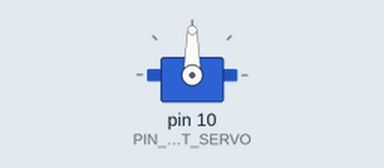
The sketch below on a simulated Arduino Uno, built with avr-gcc and run on an emulated ATmega328P. Shown: servo.

Above: at 0.1 s.
At 1.1 s:
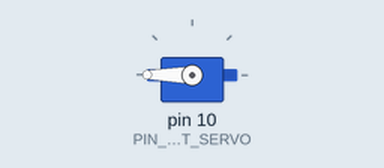
Timing chart, 0 to 2.6 s (numbered marks = the images above):
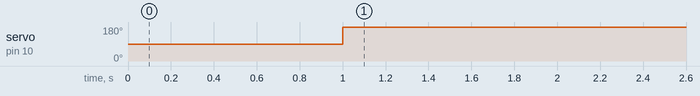

The sketch:

testing_servo_mg99R.ino
```cpp
#include <Servo.h>

#define PIN_TEST_SERVO 10

Servo TestServo;

void setup()
{
  TestServo.attach(PIN_TEST_SERVO);
  TestServo.write(90);
  delay(1000);
}

void loop()
{
  // for (int angle = 0; angle <= 180; angle += 2)
  // {
  //   TestServo.write(angle);
  //   delay(15);
  // }

  // for (int angle = 180; angle >= 0; angle -= 2)
  // {
  //   TestServo.write(angle);
  //   delay(15);
  // }
  TestServo.write(180);
}
```

MPU6050_getdata.cpp
```cpp
/*
 * @Author: ELEGOO
 * @Date: 2019-10-22 11:59:09
 * @LastEditTime: 2020-06-19 11:57:50
 * @LastEditors: Changhua
 * @Description: conqueror robot tank
 * @FilePath:
 */

#include "I2Cdev.h"
#include "MPU6050.h"
#include "Wire.h"
#include "MPU6050_getdata.h"
//#include "MsTimer2.h"
#include <stdio.h>
#include <math.h>

MPU6050 accelgyro;
MPU6050_getdata MPU6050Getdata;

// static void MsTimer2_MPU6050getdata(void)
// {
//   sei();
//   int16_t ax, ay, az, gx, gy, gz;
//   accelgyro.getMotion6(&ax, &ay, &az, &gx, &gy, &gz); //读取六轴原始数值
//   float gyroz = -(gz - MPU6050Getdata.gzo) / 131 * 0.005f;
//   MPU6050Getdata.yaw += gyroz;
// }

bool MPU6050_getdata::MPU6050_dveInit(void)
{
  Wire.begin();
  uint8_t chip_id = 0x00;
  uint8_t cout;
  do
  {
    chip_id = accelgyro.getDeviceID();

    delay(10);
    cout += 1;
    if (cout > 10)
    {
      return true;
    }
  } while (chip_id == 0X00 || chip_id == 0XFF); //确保从机设备在线（强行等待 获取 ID ）
  accelgyro.initialize();
  // unsigned short times = 100; //采样次数
  // for (int i = 0; i < times; i++)
  // {
  //   gz = accelgyro.getRotationZ();
  //   gzo += gz;
  // }
  // gzo /= times; //计算陀螺仪偏移
  return false;
}
bool MPU6050_getdata::MPU6050_calibration(void)
{
  unsigned short times = 100; //采样次数
  for (int i = 0; i < times; i++)
  {
    gz = accelgyro.getRotationZ();
    gzo += gz;
  }
  gzo /= times; //计算陀螺仪偏移

  // gzo = accelgyro.getRotationZ();
  return false;
}
bool MPU6050_getdata::MPU6050_dveGetEulerAngles(float *Yaw)
{
  unsigned long now = millis();   //当前时间(ms)
  dt = (now - lastTime) / 1000.0; //微分时间(s)
  lastTime = now;                 //上一次采样时间(ms)
  gz = accelgyro.getRotationZ();
  float gyroz = -(gz - gzo) / 131.0 * dt; //z轴角速度
  if (fabs(gyroz) < 0.05)
  {
    gyroz = 0.00;
  }
  agz += gyroz; //z轴角速度积分
  *Yaw = agz;
  return false;
}

bool MPU6050_getdata::MPU6050_dveGetEulerAngles(float *Yaw, float *Pitch)
{
  unsigned long now = millis();   //当前时间(ms)
  dt = (now - lastTime) / 1000.0; //微分时间(s)
  lastTime = now;                 //上一次采样时间(ms)
  gz = accelgyro.getRotationZ();
  float gyroz = -(gz - gzo) / 131.0 * dt; //z轴角速度
  if (fabs(gyroz) < 0.05)
  {
    gyroz = 0.00;
  }
  agz += gyroz; //z轴角速度积分
  *Yaw = agz;

  // 2. Calculate Pitch using the Accelerometer
  if (Pitch != nullptr) {
      // Read raw accelerometer values
      int16_t ax, ay, az;
      accelgyro.getAcceleration(&ax, &ay, &az);

      // Apply the trigonometry formula to get Pitch in degrees
      // We use atan2 for a full 360-degree resolution, converted to degrees
      *Pitch = atan2(-ax, sqrt((long)ay * ay + (long)az * az)) * (180.0 / M_PI);
  }


  return false;
}
```

MPU6050_getdata.h
```cpp
/*
 * @Author: ELEGOO
 * @Date: 2019-10-22 11:59:09
 * @LastEditTime: 2020-06-12 17:22:13
 * @LastEditors: Changhua
 * @Description: conqueror robot tank
 * @FilePath:
 */
#ifndef _MPU6050_getdata_H_
#define _MPU6050_getdata_H_
#include <Arduino.h>
class MPU6050_getdata
{
public:
  bool MPU6050_dveInit(void);
  bool MPU6050_calibration(void);
  bool MPU6050_dveGetEulerAngles(float *Yaw);
  bool MPU6050_dveGetEulerAngles(float *Yaw, float *Pitch);

public:
  //int16_t ax, ay, az, gx, gy, gz;
  int16_t gz;
  //float pith, roll, yaw;
  unsigned long now, lastTime = 0;
  float dt;      //微分时间
  float agz = 0; //角度变量
  long gzo = 0;  //陀螺仪偏移量
};

extern MPU6050_getdata MPU6050Getdata;
#endif
```

DeviceDriverSet_xxx0.cpp
```cpp
/*
 * @Author: ELEGOO
 * @Date: 2019-10-22 11:59:09
 * @LastEditTime: 2020-12-18 11:42:40
 * @LastEditors: Changhua
 * @Description: conqueror robot tank
 * @FilePath:
 */
#include "DeviceDriverSet_xxx0.h"
//#include "PinChangeInt.h"
#include <avr/wdt.h>

static void
delay_xxx(uint16_t _ms) {
  wdt_reset();
  for (unsigned long i = 0; i < _ms; i++) {
    delay(1);
  }
}
/*RBG LED*/
static uint32_t Color(uint8_t r, uint8_t g, uint8_t b) {
  return (((uint32_t)r << 16) | ((uint32_t)g << 8) | b);
}
void DeviceDriverSet_RBGLED::DeviceDriverSet_RBGLED_xxx(uint16_t Duration, uint8_t Traversal_Number, CRGB colour) {
  if (NUM_LEDS < Traversal_Number) {
    Traversal_Number = NUM_LEDS;
  }
  for (int Number = 0; Number < Traversal_Number; Number++) {
    leds[Number] = colour;
    FastLED.show();
    delay_xxx(Duration);
  }
}
void DeviceDriverSet_RBGLED::DeviceDriverSet_RBGLED_Init(uint8_t set_Brightness) {
  FastLED.addLeds<NEOPIXEL, PIN_RBGLED>(leds, NUM_LEDS);
  FastLED.setBrightness(set_Brightness);
}

void DeviceDriverSet_RBGLED::DeviceDriverSet_RBGLED_Color(uint8_t LED_s, uint8_t r, uint8_t g, uint8_t b) {
  if (LED_s > NUM_LEDS)
    return;
  if (LED_s == NUM_LEDS) {
    FastLED.showColor(Color(r, g, b));
  } else {
    leds[LED_s] = Color(r, g, b);
  }
  FastLED.show();
}

/*Key*/
uint8_t DeviceDriverSet_Key::keyValue = 0;

static void attachPinChangeInterrupt_GetKeyValue(void) {
  DeviceDriverSet_Key Key;
  static uint32_t keyValue_time = 0;
  static uint8_t keyValue_temp = 0;
  if ((millis() - keyValue_time) > 500) {
    keyValue_temp++;
    keyValue_time = millis();
    if (keyValue_temp > keyValue_Max) {
      keyValue_temp = 0;
    }
    Key.keyValue = keyValue_temp;
  }
}
void DeviceDriverSet_Key::DeviceDriverSet_Key_Init(void) {
  pinMode(PIN_Key, INPUT_PULLUP);
  //attachPinChangeInterrupt(PIN_Key, attachPinChangeInterrupt_GetKeyValue, FALLING);
  attachInterrupt(0, attachPinChangeInterrupt_GetKeyValue, FALLING);
}

#if _Test_DeviceDriverSet
void DeviceDriverSet_Key::DeviceDriverSet_Key_Test(void) {
}
#endif

void DeviceDriverSet_Key::DeviceDriverSet_key_Get(uint8_t *get_keyValue) {
  *get_keyValue = keyValue;
}

/*ITR20001 Detection*/
bool DeviceDriverSet_ITR20001::DeviceDriverSet_ITR20001_Init(void) {
  pinMode(PIN_ITR20001xxxL, INPUT);
  pinMode(PIN_ITR20001xxxM, INPUT);
  pinMode(PIN_ITR20001xxxR, INPUT);
  return false;
}
int DeviceDriverSet_ITR20001::DeviceDriverSet_ITR20001_getAnaloguexxx_L(void) {
  return analogRead(PIN_ITR20001xxxL);
}
int DeviceDriverSet_ITR20001::DeviceDriverSet_ITR20001_getAnaloguexxx_M(void) {
  return analogRead(PIN_ITR20001xxxM);
}
int DeviceDriverSet_ITR20001::DeviceDriverSet_ITR20001_getAnaloguexxx_R(void) {
  return analogRead(PIN_ITR20001xxxR);
}
#if _Test_DeviceDriverSet
void DeviceDriverSet_ITR20001::DeviceDriverSet_ITR20001_Test(void) {
}
#endif

/*Voltage Detection*/
void DeviceDriverSet_Voltage::DeviceDriverSet_Voltage_Init(void) {
  pinMode(PIN_Voltage, INPUT);
  //analogReference(INTERNAL);
}
float DeviceDriverSet_Voltage::DeviceDriverSet_Voltage_getAnalogue(void) {
  //float Voltage = ((analogRead(PIN_Voltage) * 5.00 / 1024) * 7.67); //7.66666=((10 + 1.50) / 1.50)
  float Voltage = (analogRead(PIN_Voltage) * 0.0375);
  Voltage = Voltage + (Voltage * 0.08);  //补偿8%
  //return (analogRead(PIN_Voltage) * 5.00 / 1024) * ((10 + 1.50) / 1.50); //读取电压值
  return Voltage;
}

#if _Test_DeviceDriverSet
void DeviceDriverSet_Voltage::DeviceDriverSet_Voltage_Test(void) {
  //float Voltage = ((analogRead(PIN_Voltage) * 5.00 / 1024) * 7.67); //7.66666=((10 + 1.50) / 1.50)
  float Voltage = (analogRead(PIN_Voltage) * 0.0375);  //7.66666=((10 + 1.50) / 1.50)
  Voltage = Voltage + (Voltage * 0.08);                //补偿8%
  //Serial.println(analogRead(PIN_Voltage) * 4.97 / 1024);
}
#endif
/*Motor control*/
void DeviceDriverSet_Motor::DeviceDriverSet_Motor_Init(void) {
  pinMode(PIN_Motor_PWMA, OUTPUT);
  pinMode(PIN_Motor_PWMB, OUTPUT);
  pinMode(PIN_Motor_AIN_1, OUTPUT);
  pinMode(PIN_Motor_BIN_1, OUTPUT);
  pinMode(PIN_Motor_STBY, OUTPUT);
}

/*
 Motor_control：AB / 方向、速度
*/
void DeviceDriverSet_Motor::DeviceDriverSet_Motor_control(boolean direction_A, uint8_t speed_A,  //A组电机参数
                                                          boolean direction_B, uint8_t speed_B,  //B组电机参数
                                                          boolean controlED                      //AB使能允许 true
                                                          )                                      //电机控制
{
  if (controlED == control_enable)  //使能允许？
  {
    digitalWrite(PIN_Motor_STBY, HIGH);
    {  //A...Right

      switch (direction_A)  //方向控制
      {
        case direction_just:
          digitalWrite(PIN_Motor_AIN_1, HIGH);
          analogWrite(PIN_Motor_PWMA, speed_A);
          break;
        case direction_back:

          digitalWrite(PIN_Motor_AIN_1, LOW);
          analogWrite(PIN_Motor_PWMA, speed_A);
          break;
        case direction_void:
          analogWrite(PIN_Motor_PWMA, 0);
          digitalWrite(PIN_Motor_STBY, LOW);
          break;
        default:
          analogWrite(PIN_Motor_PWMA, 0);
          digitalWrite(PIN_Motor_STBY, LOW);
          break;
      }
    }

    {  //B...Left
      switch (direction_B) {
        case direction_just:
          digitalWrite(PIN_Motor_BIN_1, HIGH);

          analogWrite(PIN_Motor_PWMB, speed_B);
          break;
        case direction_back:
          digitalWrite(PIN_Motor_BIN_1, LOW);
          analogWrite(PIN_Motor_PWMB, speed_B);
          break;
        case direction_void:
          analogWrite(PIN_Motor_PWMB, 0);
          digitalWrite(PIN_Motor_STBY, LOW);
          break;
        default:
          analogWrite(PIN_Motor_PWMB, 0);
          digitalWrite(PIN_Motor_STBY, LOW);
          break;
      }
    }
  } else {
    digitalWrite(PIN_Motor_STBY, LOW);
    return;
  }
}

/*ULTRASONIC*/
//#include <NewPing.h>
// NewPing sonar(TRIGGER_PIN, ECHO_PIN, MAX_DISTANCE); // NewPing setup of pins and maximum distance.
void DeviceDriverSet_ULTRASONIC::DeviceDriverSet_ULTRASONIC_Init(void) {
  pinMode(ECHO_PIN, INPUT);  //Ultrasonic module initialization
  pinMode(TRIG_PIN, OUTPUT);
}
void DeviceDriverSet_ULTRASONIC::DeviceDriverSet_ULTRASONIC_Get(uint16_t *ULTRASONIC_Get /*out*/) {
  unsigned int tempda_x = 0;
  digitalWrite(TRIG_PIN, LOW);
  delayMicroseconds(2);
  digitalWrite(TRIG_PIN, HIGH);
  delayMicroseconds(10);
  digitalWrite(TRIG_PIN, LOW);
  tempda_x = ((unsigned int)pulseIn(ECHO_PIN, HIGH) / 58);
  // *ULTRASONIC_Get = tempda_x;

  if (tempda_x > 150) {
    *ULTRASONIC_Get = 150;
  } else {
    *ULTRASONIC_Get = tempda_x;
  }
  // sonar.ping() / US_ROUNDTRIP_CM; // Send ping, get ping time in microseconds (uS).
}

#if _Test_DeviceDriverSet
void DeviceDriverSet_ULTRASONIC::DeviceDriverSet_ULTRASONIC_Test(void) {

  unsigned int tempda = 0;
  digitalWrite(TRIG_PIN, LOW);
  delayMicroseconds(2);
  digitalWrite(TRIG_PIN, HIGH);
  delayMicroseconds(10);
  digitalWrite(TRIG_PIN, LOW);
  tempda = ((unsigned int)pulseIn(ECHO_PIN, HIGH) / 58);

  // if (tempda_x > 50)
  // {
  //   tempda_x = 50;
  // }

  // // return tempda;
  // return tempda_x;
}

#endif

/*Servo*/

void DeviceDriverSet_Servo::DeviceDriverSet_Servo_Init(unsigned int Position_angle) {
  Position_angle = constrain(Position_angle, 0, 180);

  servo_z.attach(PIN_Servo_z);
  servo_y.attach(PIN_Servo_y);

  servo_z.write(Position_angle);
  servo_y.write(Position_angle);
}

void DeviceDriverSet_Servo::DeviceDriverSet_Servo_controls(uint8_t ServoID,
                                                           unsigned int Position_angle) {
  Position_angle = constrain(Position_angle, 0, 180);

  if (ServoID == 1 || ServoID == 3) {  // Z servo
    servo_z.write(Position_angle);
  }

  if (ServoID == 2 || ServoID == 3) {  // Y servo
    servo_y.write(Position_angle);
  }
}

/*IRrecv*/
IRrecv irrecv(RECV_PIN);  //  Create an infrared receive drive object
decode_results results;   //  Create decoding object
void DeviceDriverSet_IRrecv::DeviceDriverSet_IRrecv_Init(void) {
  irrecv.enableIRIn();  //Enable infrared communication NEC
}
bool DeviceDriverSet_IRrecv::DeviceDriverSet_IRrecv_Get(uint8_t *IRrecv_Get /*out*/) {
  if (irrecv.decode(&results)) {
    IR_PreMillis = millis();
    switch (results.value) {
      case /* constant-expression */ aRECV_upper:
      case /* constant-expression */ bRECV_upper:
        /* code */ *IRrecv_Get = 1;
        break;
      case /* constant-expression */ aRECV_lower:
      case /* constant-expression */ bRECV_lower:
        /* code */ *IRrecv_Get = 2;
        break;
      case /* constant-expression */ aRECV_Left:
      case /* constant-expression */ bRECV_Left:
        /* code */ *IRrecv_Get = 3;
        break;
      case /* constant-expression */ aRECV_right:
      case /* constant-expression */ bRECV_right:
        /* code */ *IRrecv_Get = 4;
        break;
      case /* constant-expression */ aRECV_ok:
      case /* constant-expression */ bRECV_ok:
        /* code */ *IRrecv_Get = 5;
        break;

      case /* constant-expression */ aRECV_1:
      case /* constant-expression */ bRECV_1:
        /* code */ *IRrecv_Get = 6;
        break;
      case /* constant-expression */ aRECV_2:
      case /* constant-expression */ bRECV_2:
        /* code */ *IRrecv_Get = 7;
        break;
      case /* constant-expression */ aRECV_3:
      case /* constant-expression */ bRECV_3:
        /* code */ *IRrecv_Get = 8;
        break;
      case /* constant-expression */ aRECV_4:
      case /* constant-expression */ bRECV_4:
        /* code */ *IRrecv_Get = 9;
        break;
      case /* constant-expression */ aRECV_5:
      case /* constant-expression */ bRECV_5:
        /* code */ *IRrecv_Get = 10;
        break;
      case /* constant-expression */ aRECV_6:
      case /* constant-expression */ bRECV_6:
        /* code */ *IRrecv_Get = 11;
        break;
      default:
        // *IRrecv_Get = 5;
        irrecv.resume();
        return false;
        break;
    }
    irrecv.resume();
    return true;
  } else {
    return false;
  }
}

#if _Test_DeviceDriverSet
void DeviceDriverSet_IRrecv::DeviceDriverSet_IRrecv_Test(void) {
  if (irrecv.decode(&results)) {
    irrecv.resume();
  }
}
#endif
```

Source omitted: DeviceDriverSet_xxx0.h (4963 bytes)

Measured:
- by itself, servo on pin 10 (PIN_TEST_SERVO): 90° → 180° at 1.0 s
